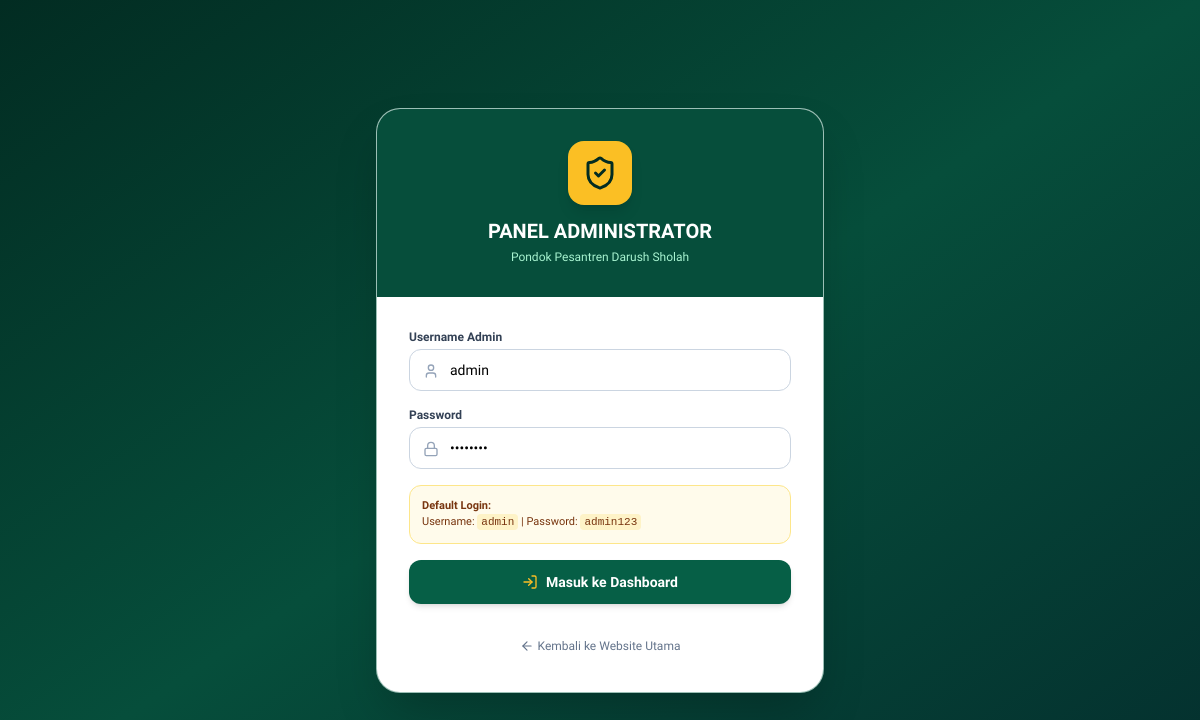
Before: /admin/login.php with the older database file.
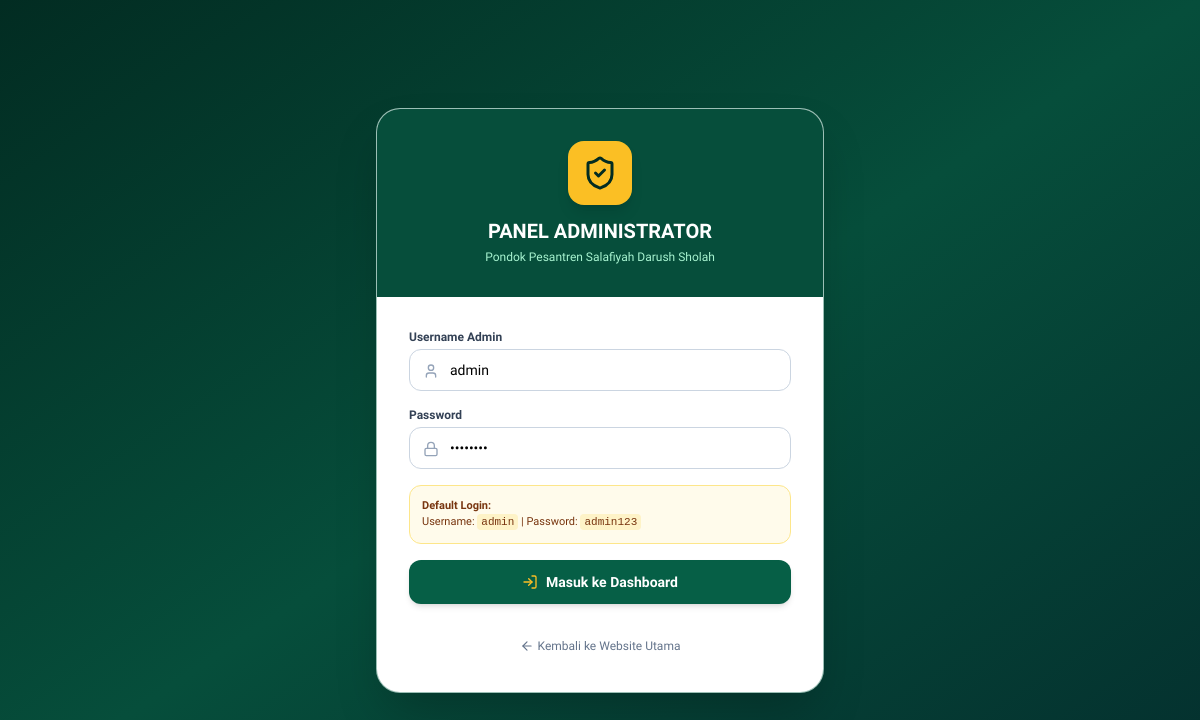
After: the same page with the newer database file.
### tables this page shows
CREATE TABLE `tb_pengaturan` (
  `id` INT PRIMARY KEY DEFAULT 1,
  `nama_pesantren` VARCHAR(150) NOT NULL,
  `tagline` VARCHAR(255) NOT NULL,
  `logo` VARCHAR(255) DEFAULT 'assets/logo.jpg',
  `nama_pengasuh` VARCHAR(150) NOT NULL,
  `gelar_pengasuh` VARCHAR(100) NOT NULL,
  `foto_pengasuh` VARCHAR(255) DEFAULT 'pengasuh.jpg',
  `sambutan_pengasuh` TEXT NOT NULL,
  `sejarah` TEXT NOT NULL,
  `visi` TEXT NOT NULL,
  `misi` TEXT NOT NULL,
  `alamat` TEXT NOT NULL,
  `telepon` VARCHAR(30) NOT NULL,
  `whatsapp` VARCHAR(30) NOT NULL,
  `email` VARCHAR(100) NOT NULL,
  `maps_embed` TEXT,
  `facebook` VARCHAR(255) DEFAULT '#',
  `instagram` VARCHAR(255) DEFAULT '#',
  `youtube` VARCHAR(255) DEFAULT '#',
  `tahun_ajaran_psb` VARCHAR(20) DEFAULT '2025/2026',
  `status_psb` ENUM('Buka', 'Tutup') DEFAULT 'Buka',
  `kuota_psb` INT DEFAULT 250,
  `biaya_daftar` INT DEFAULT 150000,
  `updated_at` TIMESTAMP DEFAULT CURRENT_TIMESTAMP ON UPDATE CURRENT_TIMESTAMP
);

### config/koneksi.php (called while the page is built, shortened)
<?php
function getPengaturan($pdo) {
    $stmt = $pdo->query("SELECT * FROM tb_pengaturan WHERE id = 1 LIMIT 1");
    return $stmt->fetch();
}

### admin/login.php (the view, shortened to what this page needs)
<?php
require_once __DIR__ . '/../config/koneksi.php';
$pengaturan = getPengaturan($pdo);
?>
<!DOCTYPE html>
<html lang="id">
<head>
  <script src="https://cdn.tailwindcss.com"></script>
</head>
<body class="bg-gradient-to-br from-emerald-950 via-emerald-900 to-teal-950 min-h-screen flex items-center justify-center p-4">
  <div class="w-full max-w-md bg-white rounded-3xl shadow-2xl overflow-hidden border border-emerald-800/40">
    <div class="bg-emerald-900 p-8 text-center text-white relative">
      <div class="w-16 h-16 bg-amber-400 text-emerald-950 rounded-2xl flex items-center justify-center mx-auto mb-3 shadow-lg">
        <i data-lucide="shield-check" class="w-9 h-9"></i>
      </div>
      <h1 class="text-xl font-bold">PANEL ADMINISTRATOR</h1>
      <p class="text-xs text-emerald-200 mt-1"><?= htmlspecialchars($pengaturan['nama_pesantren']) ?></p>
    </div>
    <div class="p-8 space-y-6">
      <form method="POST" action="login.php" class="space-y-4">
        <div>
          <label class="block text-xs font-semibold text-slate-700 mb-1">Username Admin</label>
          <div class="relative">
            <i data-lucide="user" class="w-4 h-4 text-slate-400 absolute left-3.5 top-3.5"></i>
            <input type="text" name="username" required placeholder="Masukkan username" value="admin" class="w-full pl-10 pr-4 py-2.5 rounded-xl border border-slate-300 text-sm focus:ring-2 focus:ring-emerald-500 focus:border-emerald-500">
          </div>
        </div>
        <div>
          <label class="block text-xs font-semibold text-slate-700 mb-1">Password</label>
          <div class="relative">
            <i data-lucide="lock" class="w-4 h-4 text-slate-400 absolute left-3.5 top-3.5"></i>
            <input type="password" name="password" required placeholder="Masukkan password" value="admin123" class="w-full pl-10 pr-4 py-2.5 rounded-xl border border-slate-300 text-sm focus:ring-2 focus:ring-emerald-500 focus:border-emerald-500">
          </div>
        </div>
        <div class="p-3 bg-amber-50 rounded-xl border border-amber-200 text-[11px] text-amber-900">
          <strong>Default Login:</strong><br>
          Username: <code class="bg-amber-100 px-1 py-0.5 rounded font-mono">admin</code> | Password: <code class="bg-amber-100 px-1 py-0.5 rounded font-mono">admin123</code>
        </div>
        <button type="submit" class="w-full bg-emerald-800 hover:bg-emerald-900 text-white font-bold py-3 rounded-xl shadow-md hover:shadow-lg transition flex items-center justify-center gap-2 text-sm">
          <i data-lucide="log-in" class="w-4 h-4 text-amber-400"></i>
          Masuk ke Dashboard
        </button>
      </form>
      <div class="text-center pt-2">
        <a href="../index.php" class="text-xs text-slate-500 hover:text-emerald-700 font-medium inline-flex items-center gap-1">
          <i data-lucide="arrow-left" class="w-3.5 h-3.5"></i> Kembali ke Website Utama
        </a>
      </div>
    </div>
  </div>
</body>
</html>

### admin/login.php (style rules this page uses)
body { font-family: 'Plus Jakarta Sans', sans-serif; }

Changed rows visible on the page:
changed tb_pengaturan: nama_pesantren "Pondok Pesantren Darush Sholah" → "Pondok Pesantren Salafiyah Darush Sholah"
